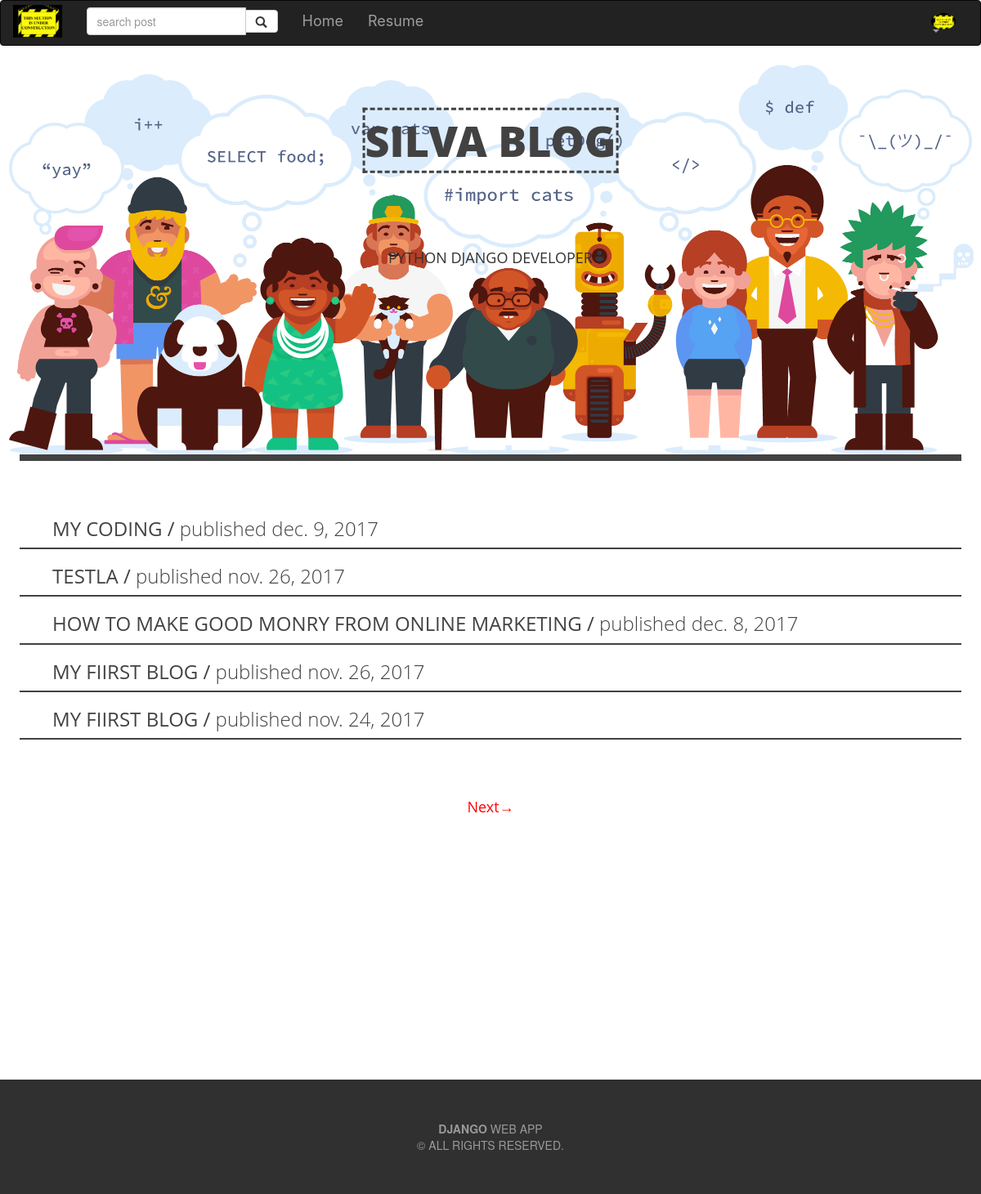
The page /post/list (signed in) on the database as committed earlier.
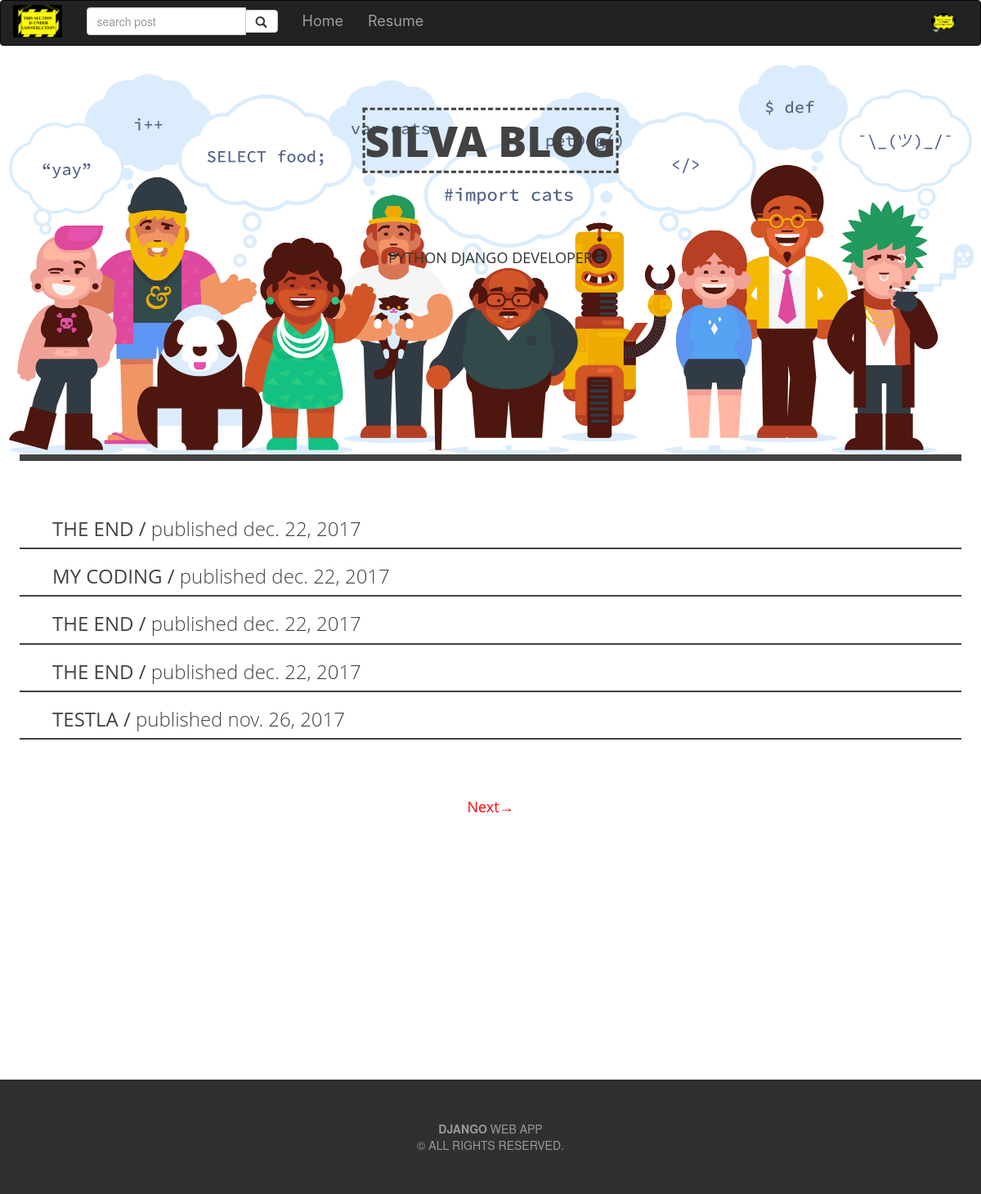
The same page on the database as committed later.
### post/models.py (models this page shows, shortened)
class Post(models.Model):
    STATUS_CHOICE = (
       ('draft', 'Draft'),
       ('published', 'Published')
    )
    title    = models.CharField(max_length=50)
    slug     = models.SlugField(max_length=250 , unique_for_date='publish')
    author   = models.ForeignKey(User, related_name='blog_post')
    image = models.ImageField(upload_to=upload_location,
                                null=True,
                                blank=True,
                                height_field = 'height_field',
                                width_field = 'width_field',
                                )
    height_field = models.IntegerField(default=0)
    width_field = models.IntegerField(default=0)
    image_info = models.CharField(max_length=30, default='image info', null=True, blank=True)
    content  = models.TextField()
    publish  = models.DateTimeField(default=timezone.now)
    created  = models.DateTimeField(auto_now=True)
    updated  = models.DateTimeField(auto_now_add=True)
    status   = models.CharField(max_length=10, choices=STATUS_CHOICE, default='draft')
    objects = models.Manager()
    tags = TaggableManager()
    publishs = PostManager()
    class Meta:
        ordering = ('-publish',)
    def get_absolute_url(self):
        return reverse('post:post_detail', args=[self.publish.year,
                                 self.publish.month,
                                 self.publish.day,
                                 self.slug])

### post/views.py (the view)
class PostList(ListView):
    model = Post
    paginate_by = 5
    context_object_name = 'posts'
    def get_queryset(self):
        post_list = Post.publishs.all()
        if self.request.user.is_superuser or self.request.user.is_staff:
            post_list = Post.objects.all()
        return post_list
    template_name = 'post/list.html'

### post/models.py (called while the page is built)
    def get_queryset(self):
        pubquery = super(PostManager, self).get_queryset()
        query = pubquery.filter(status='published').filter(publish__lte=timezone.now())
        return query

### post/templates/post/list.html (shortened to what this page needs)
{% extends 'post/base.html' %}
{% block content %}
{% load static %}
<header class=" con-img" style="margin-top:20px;" >
		<img class="img-responsive"  src="{% static 'image\head.jpg'' %}" alt="image header">
		<p class="con-text" style="font-weight: 900;color: #424242; ">SILVA BLOG</p>
		<P class="con-bottom" style="text-transform: uppercase; ">python django developer</P>
</header>
<div class="head" style="border-top: solid #424242 8px; text-align: left; margin: 0px 24px 0px; mar
">
	<div style="padding-top: 50px">
	{% for post in posts %}
	<div style=" border-bottom: solid #424242 2px; 	font-family: "Open Sans", arial, sans-serif;" class="post-list" >
	    <ul style="list-style: none">
		        <li>
		        	<h3>
		        	<a href="{{ post.get_absolute_url }}">{{ post.title}} /
		        		<span style="text-transform: lowercase; font-weight: 100">Published {{ post.created|date}}
		        		</span>
		        	</a>
		       </h3>
		        </li>
		    </ul>
		</div>
		{% endfor %}
		</div>
	</div>
<div style="margin-top: 50px; margin-bottom: 300px;" class="paginator head">
{% include "post/pagination.html" %}
</div>
{% endblock %}

Rows that differ between the two databases and show on the page:
no longer on this page (row edited): Post: title "HOW TO MAKE GOOD MONRY FROM ONLINE MARKETING", created "dec. 8, 2017"
no longer on this page (row edited): Post: title "MY FIIRST BLOG", created "nov. 26, 2017"
no longer on this page (row unchanged): Post: title "MY FIIRST BLOG", created "nov. 24, 2017"
added Post: title "THE END", created "dec. 22, 2017"
changed Post "MY CODING": created "dec. 9, 2017" → "dec. 22, 2017"
added Post: title "THE END", created "dec. 22, 2017"
added Post: title "THE END", created "dec. 22, 2017"
